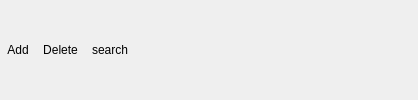
        <widget class="QWidget" name="frame_add_delete_copy" native="true">
         <layout class="QHBoxLayout" name="horizontalLayout_18">
          <property name="spacing">
           <number>0</number>
          </property>
          <property name="leftMargin">
           <number>0</number>
          </property>
          <property name="topMargin">
           <number>0</number>
          </property>
          <property name="rightMargin">
           <number>0</number>
          </property>
          <property name="bottomMargin">
           <number>0</number>
          </property>
          <item>
           <widget class="QToolButton" name="toolbutton_solids_add_phase">
            <property name="toolTip">
             <string>Define new solid phase.</string>
            </property>
            <property name="text">
             <string>Add</string>
            </property>
            <property name="autoRaise">
             <bool>true</bool>
            </property>
           </widget>
          </item>
          <item>
           <widget class="QToolButton" name="toolbutton_solids_delete_phase">
            <property name="toolTip">
             <string>Delete selected solid phase.</string>
            </property>
            <property name="text">
             <string>Delete</string>
            </property>
            <property name="autoRaise">
             <bool>true</bool>
            </property>
           </widget>
          </item>
          <item>
           <widget class="QToolButton" name="toolbutton_solids_search">
            <property name="text">
             <string>search</string>
            </property>
            <property name="autoRaise">
             <bool>true</bool>
            </property>
           </widget>
          </item>
          <item>
           <spacer name="horizontalSpacer_7">
            <property name="orientation">
             <enum>Qt::Horizontal</enum>
            </property>
            <property name="sizeHint" stdset="0">
             <size>
              <width>283</width>
              <height>20</height>
             </size>
            </property>
           </spacer>
          </item>
         </layout>
        </widget>
